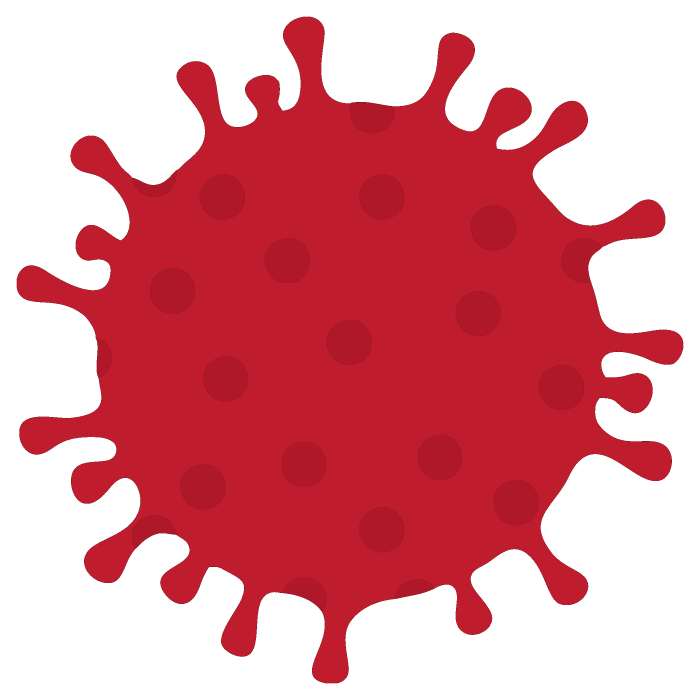
#> input picture images/coronavirus-png-68_2_without_alpha.png, 2100 x 2100 px (shown at 1/3 size)
$ python generate_contour.py
#> lines starting #> are read from the running program, lines starting #| are printed output that depends on the picture; after the words box and inside, x2 and y2 are one past the last pixel; in counts of white or black regions, pixels touching at a corner belong together
import cv2

_image = cv2.imread('images/coronavirus-png-68_2_without_alpha.png')

scale_percent = 40 # percent of original size
width = int(_image.shape[1] * scale_percent / 100)
#> width = 840
height = int(_image.shape[0] * scale_percent / 100)
#> height = 840
dim = (width, height)
#> dim = (840, 840)
image = cv2.resize(_image,dim, interpolation=cv2.INTER_AREA)
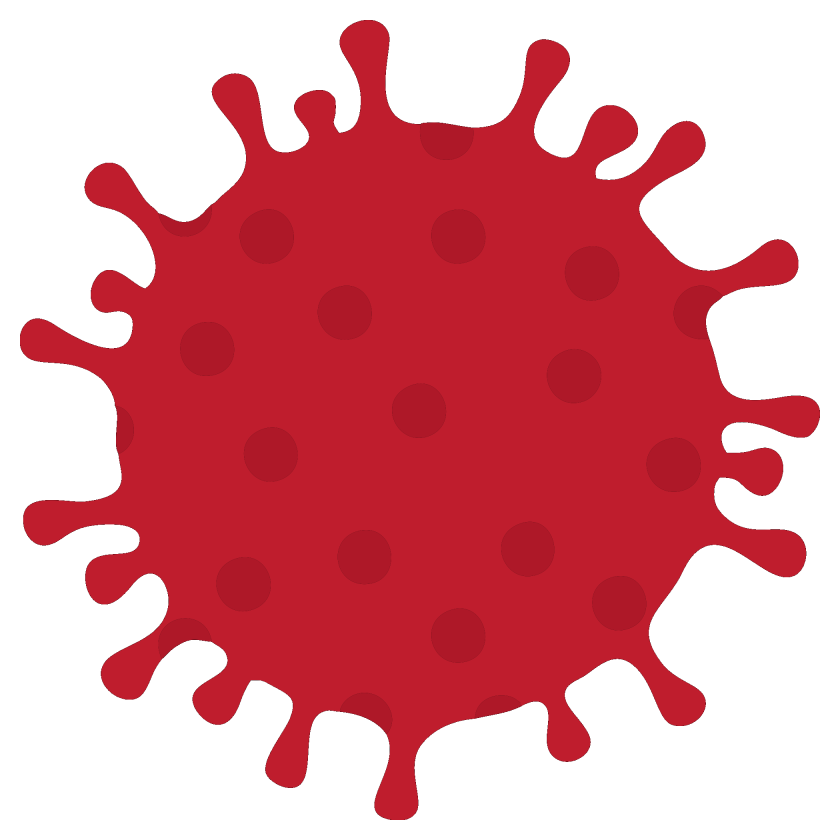
#> image: shape (840, 840, 3); mean B, G, R 149.9, 141.9, 221.8
img_gray = cv2.cvtColor(image, cv2.COLOR_BGRA2GRAY)
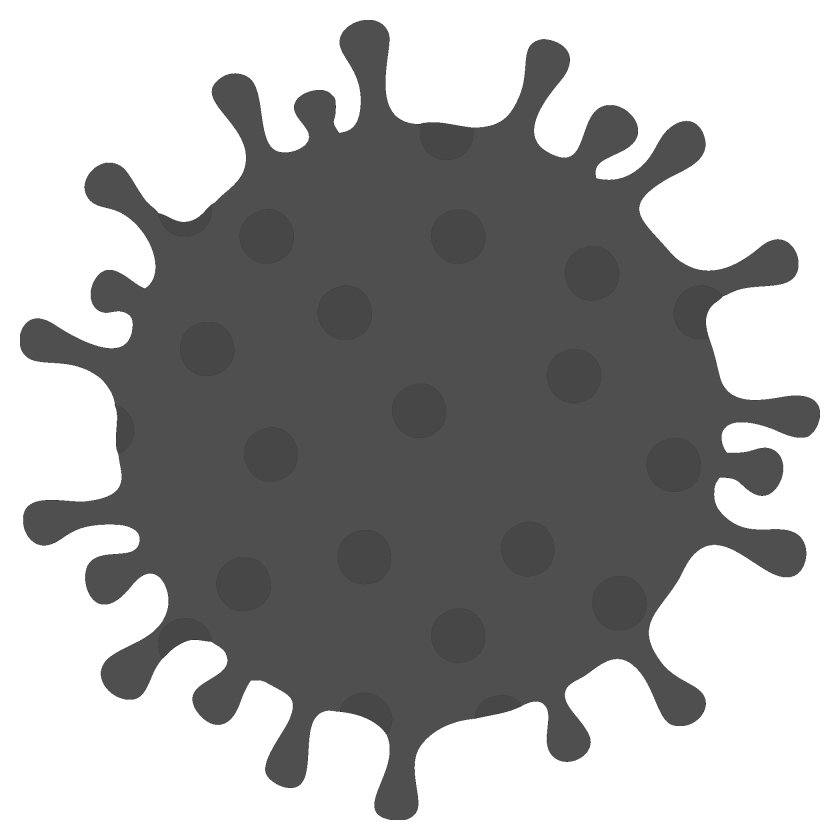
#> img_gray: shape (840, 840); min 50, max 255, mean 166.6

# apply binary thresholding
ret, thresh = cv2.threshold(img_gray, 150, 255, cv2.THRESH_BINARY)
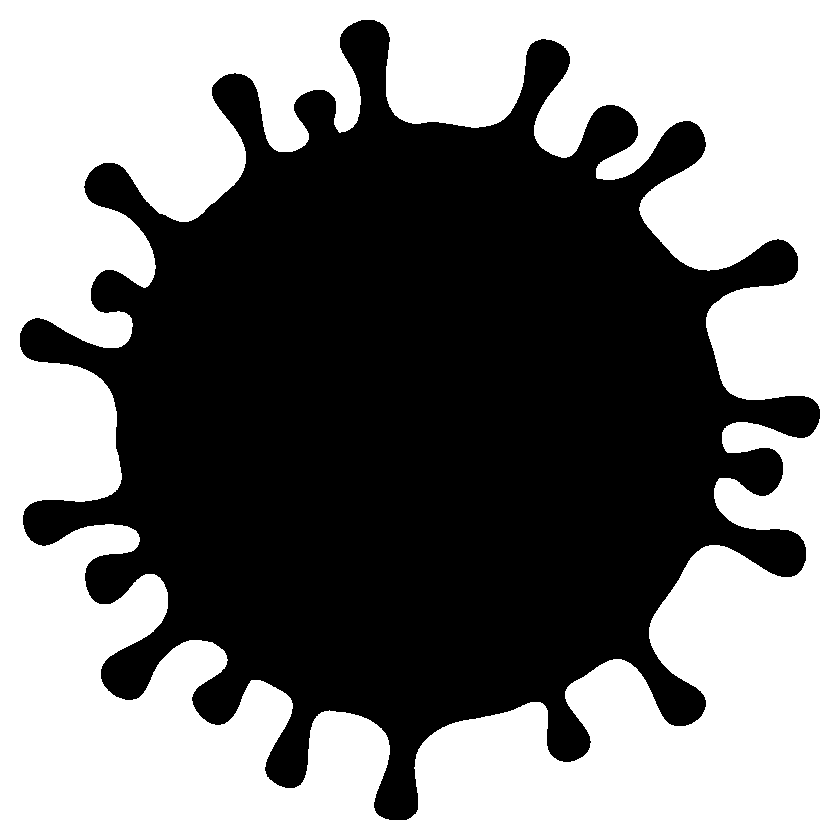
#> thresh: shape (840, 840); 50.1% white; 1 black region
# [7 lines of commented-out code are left out]
contours, hierarchy = cv2.findContours(image=thresh, mode=cv2.RETR_LIST , method=cv2.CHAIN_APPROX_NONE)
#> contours = 2 contours; box (x1, y1, x2, y2) and area: (0, 0, 840, 840) 703921, (19, 19, 821, 821) 354414
print(hierarchy)
#| [[[ 1 -1 -1 -1]
#|   [-1  0 -1 -1]]]
# draw contours on the original image
image_copy = image.copy()
#> (the run stopped early here; a loop or call above may not have finished)
